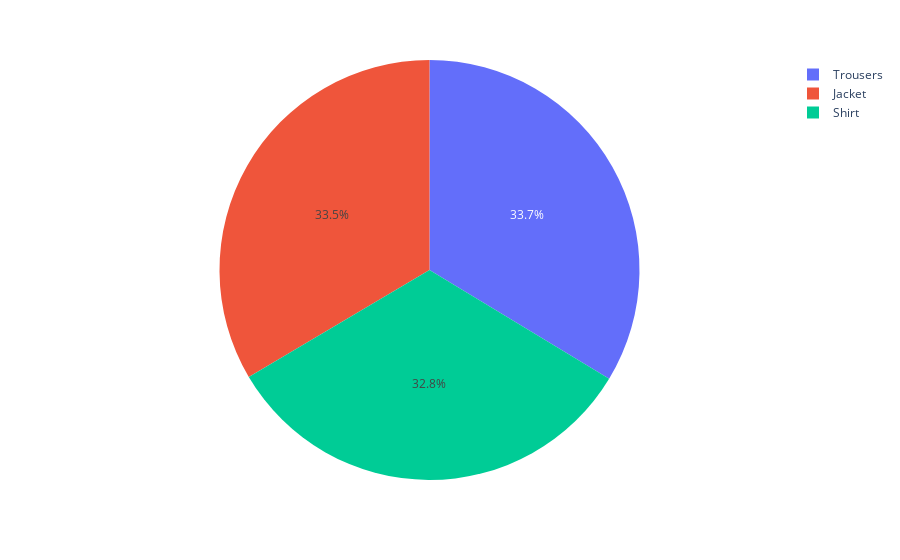

Here is the notebook cell this chart was saved with:
### Code cell
px.pie(data_frame=df ,names='product_type')

### Figure 1 — Plotly figure (JSON) as saved in the notebook; plotly's stock layout.template omitted (floating-point values rounded to 4 significant figures; data arrays with more than 128 entries replaced by an {"elided": "..."} marker saying what was removed)
{"data": [{"domain": {"x": [0, 1], "y": [0, 1]}, "hovertemplate": "product_type=%{label}<extra></extra>", "labels": {"elided": "4999 str values"}, "legendgroup": "", "name": "", "showlegend": true, "type": "pie"}], "layout": {"legend": {"tracegroupgap": 0}, "margin": {"t": 60}}}
